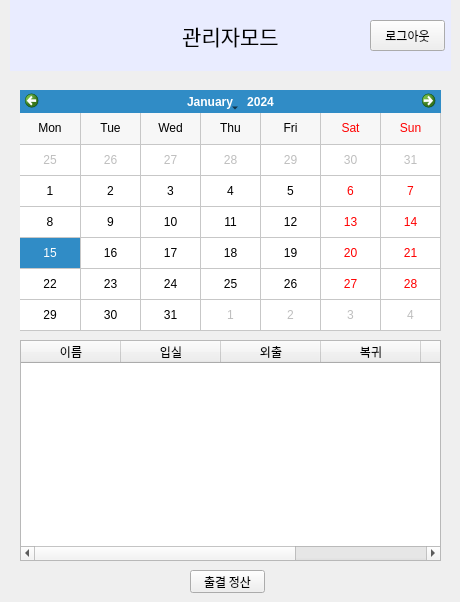
   <widget class="QWidget" name="manager_page">
    <widget class="QLabel" name="HRDheader_login_2">
     <property name="geometry">
      <rect>
       <x>10</x>
       <y>0</y>
       <width>441</width>
       <height>71</height>
      </rect>
     </property>
     <property name="font">
      <font>
       <family>맑은 고딕</family>
       <pointsize>16</pointsize>
      </font>
     </property>
     <property name="styleSheet">
      <string notr="true">QLabel {
background-color: rgb(233, 236, 255);
}</string>
     </property>
     <property name="text">
      <string>관리자모드</string>
     </property>
     <property name="alignment">
      <set>Qt::AlignCenter</set>
     </property>
    </widget>
    <widget class="QPushButton" name="btn_Logout1">
     <property name="geometry">
      <rect>
       <x>370</x>
       <y>20</y>
       <width>75</width>
       <height>31</height>
      </rect>
     </property>
     <property name="font">
      <font>
       <family>맑은 고딕</family>
      </font>
     </property>
     <property name="text">
      <string>로그아웃</string>
     </property>
    </widget>
    <widget class="QPushButton" name="btn_calculateAttandance">
     <property name="geometry">
      <rect>
       <x>190</x>
       <y>570</y>
       <width>75</width>
       <height>23</height>
      </rect>
     </property>
     <property name="font">
      <font>
       <family>맑은 고딕</family>
      </font>
     </property>
     <property name="text">
      <string>출결 정산</string>
     </property>
    </widget>
    <widget class="QCalendarWidget" name="cw_checkAttadance">
     <property name="geometry">
      <rect>
       <x>20</x>
       <y>90</y>
       <width>421</width>
       <height>241</height>
      </rect>
     </property>
     <property name="gridVisible">
      <bool>true</bool>
     </property>
     <property name="selectionMode">
      <enum>QCalendarWidget::SingleSelection</enum>
     </property>
     <property name="horizontalHeaderFormat">
      <enum>QCalendarWidget::ShortDayNames</enum>
     </property>
     <property name="verticalHeaderFormat">
      <enum>QCalendarWidget::NoVerticalHeader</enum>
     </property>
    </widget>
    <widget class="QTableWidget" name="tbw_checkAttandance">
     <property name="geometry">
      <rect>
       <x>20</x>
       <y>340</y>
       <width>421</width>
       <height>221</height>
      </rect>
     </property>
     <property name="alternatingRowColors">
      <bool>true</bool>
     </property>
     <column>
      <property name="text">
       <string>이름</string>
      </property>
      <property name="font">
       <font>
        <family>맑은 고딕</family>
       </font>
      </property>
     </column>
     <column>
      <property name="text">
       <string>입실</string>
      </property>
      <property name="font">
       <font>
        <family>맑은 고딕</family>
       </font>
      </property>
     </column>
     <column>
      <property name="text">
       <string>외출</string>
      </property>
      <property name="font">
       <font>
        <family>맑은 고딕</family>
       </font>
      </property>
     </column>
     <column>
      <property name="text">
       <string>복귀</string>
      </property>
      <property name="font">
       <font>
        <family>맑은 고딕</family>
       </font>
      </property>
     </column>
     <column>
      <property name="text">
       <string>퇴실</string>
      </property>
      <property name="font">
       <font>
        <family>맑은 고딕</family>
       </font>
      </property>
     </column>
     <column>
      <property name="text">
       <string>출결</string>
      </property>
     </column>
    </widget>
   </widget>
